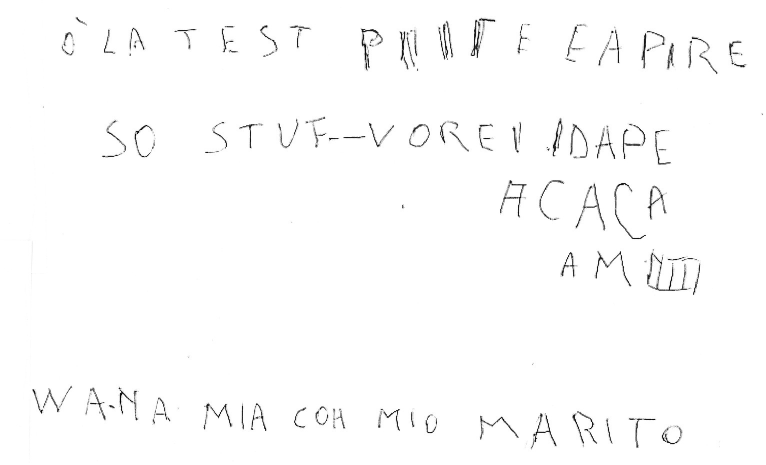
#> input picture src/NCR_samples/1.jpg, 1532 x 930 px (shown at 1/2 size)
$ python -i segmentation.py   (imports and definitions only)
#> lines starting #> are read from the running program, lines starting #| are printed output that depends on the picture
### notetify_project/ml_modules/modules/logger.py
import logging
import os
import time
from functools import wraps
from typing import Any, Callable, Union

import colorlog

from dotenv import load_dotenv
from ..config.logger_config import logger_config


load_dotenv()

def get_env_variable(var_name: str, default: Union[str, int, float, bool] = None) -> Union[str, int, float, bool]:
    """
    Get environment variable or return a default value
    """
    value = os.getenv(var_name, default)
    if value is None:
        if default is not None:
            return default
        else:
            raise ValueError(f"Environment variable {var_name} is not set")

    # Convert value to appropriate type based on default
    if isinstance(default, bool):
        return value.lower() in ["true", "1", "yes", "on"]
    elif isinstance(default, int):
        return int(value)
    elif isinstance(default, float):
        return float(value)
    return value

def setup_logger(config=logger_config) -> logging.Logger:
    """
    Setup logger"
    """
    load_dotenv()

    logger = logging.getLogger(config.LOGGER_NAME)
    if get_env_variable("DEBUG_MODE", False):
        logger.setLevel(logging.DEBUG)
    else:
        logger.setLevel(logging.INFO)

    # Clear any existing handlers
    logger.handlers = []

    # Console Handler with colors
    console_handler = colorlog.StreamHandler()
    color_formatter = colorlog.ColoredFormatter(
        config.COLOR_LOG_FORMAT, log_colors=config.COLOR_SCHEME, reset=True, style="%"
    )
    console_handler.setFormatter(color_formatter)
    logger.addHandler(console_handler)

    # File Handler (without colors)
    os.makedirs(config.LOGS_FOLDER, exist_ok=True)
    file_formatter = logging.Formatter(config.LOG_FORMAT)

    file_handler = logging.FileHandler(
        os.path.join(config.LOGS_FOLDER, config.LOG_FILE_NAME)
    )
    file_handler.setFormatter(file_formatter)
    logger.addHandler(file_handler)

    # Current session log
    last_path = os.path.join(config.LOGS_FOLDER, config.LAST_FILE_NAME)
    if os.path.exists(last_path):
        os.remove(last_path)

    session_handler = logging.FileHandler(last_path)
    session_handler.setFormatter(file_formatter)
    logger.addHandler(session_handler)

    return logger

# [15 lines left out: function log_execution_time, not called in this run]

logger = setup_logger()

### notetify_project/ml_modules/modules/segmentation.py
import cv2
from cv2.typing import MatLike

import numpy as np
import os
import sys

import subprocess
import re

# project_root = os.path.abspath(os.path.join(os.path.dirname(__file__), "../.."))
# sys.path.insert(0, project_root)
# os.chdir(project_root)

from ..config.segmentation_config import segmentation_config
from ..modules.logger import logger
from ..modules.preprocessing import preprocessImage

# TODO - Remove preprocess image function and config parameters (moved to segmentation_config)

# --- FIX 1: Use a clearer name for max_value in thresholding. ---
# Instead of THRESH_BINARY_INV = 255, let's use MAX_VALUE = 255
# to avoid confusion with cv2.THRESH_BINARY_INV.
MAX_VALUE = 255

# Constants for preprocessing and segmentation
BLUR_KERNEL_SIZE = (3, 3)

# [121 lines left out: functions preprocess_image, deskew, segment_lines, segment_words, not called in this run]

def segment_characters(word_image, min_char_size=segmentation_config.MIN_CHAR_SIZE):
    """
    Segment a word image into individual characters using contour detection.
    """
    try:
        # We assume word_image is already binarized
        contours, _ = cv2.findContours(word_image, cv2.RETR_EXTERNAL, cv2.CHAIN_APPROX_SIMPLE)
        characters = []

        # Sort contours from left-to-right by x-coordinate
        for contour in sorted(contours, key=lambda c: cv2.boundingRect(c)[0]):
            x, y, w, h = cv2.boundingRect(contour)
            # Filter out small blobs
            if w >= min_char_size[0] and h >= min_char_size[1]:
                char = word_image[y:y + h, x:x + w]
                # Optional: resize the character
                char_resized = cv2.resize(char, (32, 32), interpolation=cv2.INTER_AREA)
                characters.append(char_resized)
        return characters
    except Exception as e:
        logger.error(f"Error in character segmentation: {e}")
        return []

# [43 lines left out: functions save_images, segmentate_image, not called in this run]

# [26 lines not run here, left out]

>>> import cv2
>>> picture = cv2.imread('../../../src/NCR_samples/1.jpg', cv2.IMREAD_GRAYSCALE)
#> picture is the input picture: shape (930, 1532); min 0, max 255, mean 251.8
>>> result = segment_characters(picture)
#> in segment_characters, `contours, _ = cv2.findContours(word_image, cv2.RETR_EXTERNAL, cv2.CHAI..`: contours = [[[0, 0], [0, 929], [1531, 929], [1531, 0]]]
#> the loop in segment_characters, `for contour in sorted(contours, key=lambda c: cv2.boundingRect(c)[0]):` made 1 pass
#> (contour, x, y, w, h) on pass 1: ([[0, 0], [0, 929], [1531, 929], [1531, 0]], 0, 0, 1532, 930)
#> pass 1, in segment_characters, `char_resized = cv2.resize(char, (32, 32), interpolation=cv2.INTER_AREA)`:
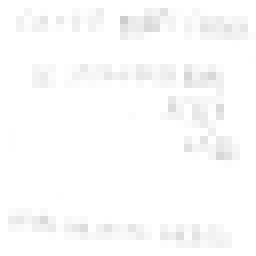
#> char_resized: shape (32, 32) (shown 8 times larger); min 205, max 255, mean 251.9
#> after the loop in segment_characters, `for contour in sorted(contours, key=lambda c: cv2.boundingRect(c)[0]):`: characters = 1 item
#> result = 1 item

$ run again, on src/NCR_samples/3-1-1.jpg
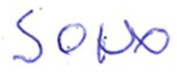
#> input picture src/NCR_samples/3-1-1.jpg, 177 x 76 px
#> `picture = cv2.imread('../../../src/NCR_samples/1.jpg', cv2.IMREAD_GRAY..`:
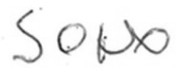
#> picture: shape (76, 177); min 40, max 255, mean 240.8
#> contours = [[[0, 0], [0, 75], [176, 75], [176, 0]]]
#> the loop in segment_characters, `for contour in sorted(contours, key=lambda c: cv2.boundingRect(c)[0]):` made 1 pass
#> (contour, x, y, w, h) on pass 1: ([[0, 0], [0, 75], [176, 75], [176, 0]], 0, 0, 177, 76)
#> pass 1, in segment_characters, `char_resized = cv2.resize(char, (32, 32), interpolation=cv2.INTER_AREA)`:
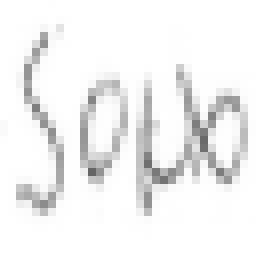
#> char_resized: shape (32, 32) (shown 8 times larger); min 101, max 255, mean 240.8
#> after the loop in segment_characters, `for contour in sorted(contours, key=lambda c: cv2.boundingRect(c)[0]):`: characters = 1 item

$ run again, on src/NCR_samples/3-1-2.jpg
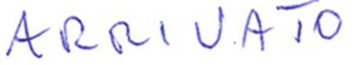
#> input picture src/NCR_samples/3-1-2.jpg, 354 x 65 px
#> `picture = cv2.imread('../../../src/NCR_samples/1.jpg', cv2.IMREAD_GRAY..`:
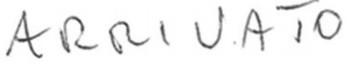
#> picture: shape (65, 354); min 49, max 255, mean 241.3
#> contours = [[[0, 0], [0, 64], [353, 64], [353, 0]]]
#> the loop in segment_characters, `for contour in sorted(contours, key=lambda c: cv2.boundingRect(c)[0]):` made 1 pass
#> (contour, x, y, w, h) on pass 1: ([[0, 0], [0, 64], [353, 64], [353, 0]], 0, 0, 354, 65)
#> pass 1, in segment_characters, `char_resized = cv2.resize(char, (32, 32), interpolation=cv2.INTER_AREA)`:
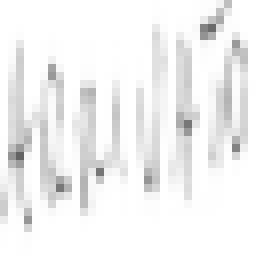
#> char_resized: shape (32, 32) (shown 8 times larger); min 99, max 255, mean 241.3
#> after the loop in segment_characters, `for contour in sorted(contours, key=lambda c: cv2.boundingRect(c)[0]):`: characters = 1 item

$ run again, on src/NCR_samples/3-1-4.jpg
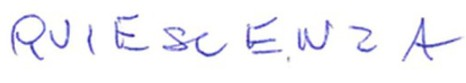
#> input picture src/NCR_samples/3-1-4.jpg, 466 x 83 px
#> `picture = cv2.imread('../../../src/NCR_samples/1.jpg', cv2.IMREAD_GRAY..`:
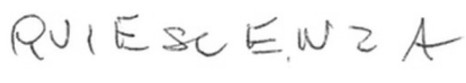
#> picture: shape (83, 466); min 43, max 255, mean 245.4
#> contours = [[[0, 0], [0, 82], [465, 82], [465, 0]]]
#> the loop in segment_characters, `for contour in sorted(contours, key=lambda c: cv2.boundingRect(c)[0]):` made 1 pass
#> (contour, x, y, w, h) on pass 1: ([[0, 0], [0, 82], [465, 82], [465, 0]], 0, 0, 466, 83)
#> pass 1, in segment_characters, `char_resized = cv2.resize(char, (32, 32), interpolation=cv2.INTER_AREA)`:
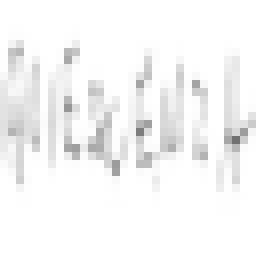
#> char_resized: shape (32, 32) (shown 8 times larger); min 113, max 255, mean 245.5
#> after the loop in segment_characters, `for contour in sorted(contours, key=lambda c: cv2.boundingRect(c)[0]):`: characters = 1 item
